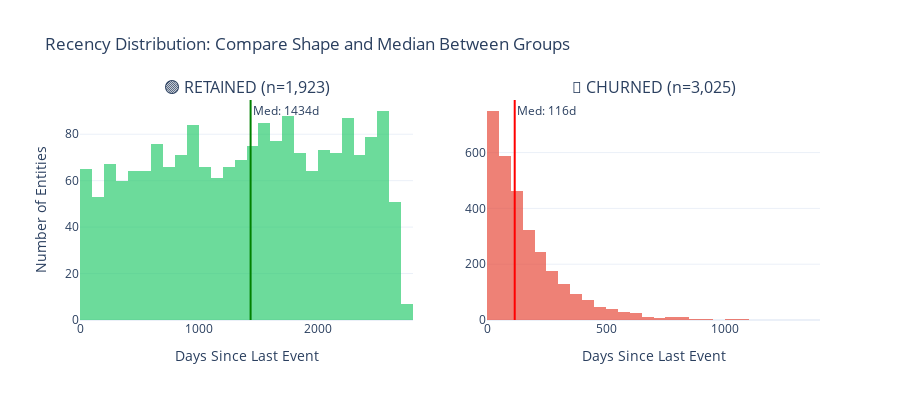

This figure's notebook cell:
### Code cell
# Visualize recency distribution - COMPARING RETAINED VS CHURNED
if ENTITY_COLUMN:
    # Compute recency for each entity
    reference_date = df[TIME_COLUMN].max()
    entity_last = df.groupby(ENTITY_COLUMN)[TIME_COLUMN].max().reset_index()
    entity_last["recency_days"] = (reference_date - entity_last[TIME_COLUMN]).dt.days
    
    # Add target for comparison
    if TARGET_COLUMN and TARGET_COLUMN in df.columns:
        entity_target = df.groupby(ENTITY_COLUMN)[TARGET_COLUMN].first().reset_index()
        entity_recency = entity_last.merge(entity_target, on=ENTITY_COLUMN)
        has_target = True
    else:
        entity_recency = entity_last.copy()
        has_target = False
    
    # Cap for visualization
    cap = entity_recency["recency_days"].quantile(0.99)
    entity_recency_capped = entity_recency[entity_recency["recency_days"] <= cap]
    
    if has_target:
        # SIDE-BY-SIDE COMPARISON: Retained vs Churned
        print("="*70)
        print("RECENCY DISTRIBUTION: Retained vs Churned Comparison")
        print("="*70)
        
        retained_recency = entity_recency_capped[entity_recency_capped[TARGET_COLUMN] == 1]["recency_days"]
        churned_recency = entity_recency_capped[entity_recency_capped[TARGET_COLUMN] == 0]["recency_days"]
        
        fig = make_subplots(
            rows=1, cols=2,
            subplot_titles=[
                f"🟢 RETAINED (n={len(retained_recency):,})",
                f"🔴 CHURNED (n={len(churned_recency):,})"
            ],
            horizontal_spacing=0.1
        )
        
        # Retained histogram
        fig.add_trace(go.Histogram(
            x=retained_recency,
            nbinsx=30,
            name="Retained",
            marker_color="rgba(46, 204, 113, 0.7)",
            showlegend=False
        ), row=1, col=1)
        
        # Churned histogram
        fig.add_trace(go.Histogram(
            x=churned_recency,
            nbinsx=30,
            name="Churned",
            marker_color="rgba(231, 76, 60, 0.7)",
            showlegend=False
        ), row=1, col=2)
        
        # Add median lines
        fig.add_vline(x=retained_recency.median(), line_dash="solid", line_color="green",
                      annotation_text=f"Med: {retained_recency.median():.0f}d", row=1, col=1)
        fig.add_vline(x=churned_recency.median(), line_dash="solid", line_color="red",
                      annotation_text=f"Med: {churned_recency.median():.0f}d", row=1, col=2)
        
        fig.update_layout(
            title="Recency Distribution: Compare Shape and Median Between Groups",
            template="plotly_white",
            height=400
        )
        fig.update_xaxes(title_text="Days Since Last Event", row=1, col=1)
        fig.update_xaxes(title_text="Days Since Last Event", row=1, col=2)
        fig.update_yaxes(title_text="Number of Entities", row=1, col=1)
        
        display_figure(fig)
        
        # Summary statistics
        print("\n📊 Recency Statistics by Retention Status:")
        print("-" * 60)
        print(f"{'Metric':<20} {'Retained':>15} {'Churned':>15} {'Difference':>15}")
        print("-" * 60)
        
        metrics = [
            ("Mean", retained_recency.mean(), churned_recency.mean()),
            ("Median", retained_recency.median(), churned_recency.median()),
            ("Std Dev", retained_recency.std(), churned_recency.std()),
            ("25th Percentile", retained_recency.quantile(0.25), churned_recency.quantile(0.25)),
            ("75th Percentile", retained_recency.quantile(0.75), churned_recency.quantile(0.75)),
        ]
        
        for name, ret_val, churn_val in metrics:
            diff = ret_val - churn_val
            print(f"{name:<20} {ret_val:>15.1f} {churn_val:>15.1f} {diff:>+15.1f}")
        
        # Calculate effect size for recency
        pooled_std = np.sqrt((retained_recency.var() + churned_recency.var()) / 2)
        if pooled_std > 0:
            cohens_d = (retained_recency.mean() - churned_recency.mean()) / pooled_std
        else:
            cohens_d = 0
        
        abs_d = abs(cohens_d)
        if abs_d >= 0.8:
            effect_interp = "Large effect"
        elif abs_d >= 0.5:
            effect_interp = "Medium effect"
        elif abs_d >= 0.2:
            effect_interp = "Small effect"
        else:
            effect_interp = "Negligible"
        
        print(f"\n📈 Effect Size (Cohen's d): {cohens_d:+.3f} ({effect_interp})")
        
        # INTERPRETATION
        print("\n" + "─"*70)
        print("📖 HOW TO INTERPRET RECENCY COMPARISON")
        print("─"*70)
        if churned_recency.median() > retained_recency.median():
            print("""
Key Finding: Churned customers have HIGHER recency (more days since last event)

This is a classic churn pattern - customers who leave typically show:
  • Longer gaps between activities before churning
  • Declining engagement over time
  • Last activity farther from observation date

Feature Engineering Recommendations:
  • days_since_last_event (recency as-is)
  • log_recency (if distribution is skewed)
  • recency_bucket (categorical: 0-7d, 8-30d, 31-90d, >90d)
  • is_recent_active (binary: recency < 30 days)
""")
        else:
            print("""
Observation: Retained customers have similar or higher recency than churned

This is unusual - investigate whether:
  • Churn is happening very quickly (new customers leaving fast)
  • There's a time window issue in the data
  • Target definition may need review
""")
        
    else:
        # Single distribution (no target)
        fig = go.Figure()
        fig.add_trace(go.Histogram(
            x=entity_recency_capped["recency_days"],
            nbinsx=50,
            name="Recency",
            marker_color="coral",
            opacity=0.7
        ))
        
        fig.add_vline(x=recency_result.median_recency_days, line_dash="solid", line_color="green",
                      annotation_text=f"Median: {recency_result.median_recency_days:.0f} days",
                      annotation_position="top right")
        
        fig.update_layout(
            title=f"Recency Distribution (capped at {cap:.0f} days = 99th percentile)",
            xaxis_title="Days Since Last Event",
            yaxis_title="Number of Entities",
            template="plotly_white",
            height=400
        )
        display_figure(fig)

### Figure 1 — Plotly figure (JSON) as saved in the notebook; plotly's stock layout.template omitted (floating-point values rounded to 4 significant figures; data arrays with more than 128 entries replaced by an {"elided": "..."} marker saying what was removed)
{"data": [{"marker": {"color": "rgba(46, 204, 113, 0.7)"}, "name": "Retained", "nbinsx": 30, "showlegend": false, "type": "histogram", "x": {"elided": "1923 int values"}, "xaxis": "x", "yaxis": "y"}, {"marker": {"color": "rgba(231, 76, 60, 0.7)"}, "name": "Churned", "nbinsx": 30, "showlegend": false, "type": "histogram", "x": {"elided": "3025 int values"}, "xaxis": "x2", "yaxis": "y2"}], "layout": {"annotations": [{"font": {"size": 16}, "showarrow": false, "text": "🟢 RETAINED (n=1,923)", "x": 0.225, "xanchor": "center", "xref": "paper", "y": 1, "yanchor": "bottom", "yref": "paper"}, {"font": {"size": 16}, "showarrow": false, "text": "🔴 CHURNED (n=3,025)", "x": 0.775, "xanchor": "center", "xref": "paper", "y": 1, "yanchor": "bottom", "yref": "paper"}, {"showarrow": false, "text": "Med: 1434d", "x": 1434, "xanchor": "left", "xref": "x", "y": 1, "yanchor": "top", "yref": "y domain"}, {"showarrow": false, "text": "Med: 116d", "x": 116, "xanchor": "left", "xref": "x2", "y": 1, "yanchor": "top", "yref": "y2 domain"}], "height": 400, "shapes": [{"line": {"color": "green", "dash": "solid"}, "type": "line", "x0": 1434, "x1": 1434, "xref": "x", "y0": 0, "y1": 1, "yref": "y domain"}, {"line": {"color": "red", "dash": "solid"}, "type": "line", "x0": 116, "x1": 116, "xref": "x2", "y0": 0, "y1": 1, "yref": "y2 domain"}], "title": {"text": "Recency Distribution: Compare Shape and Median Between Groups"}, "xaxis": {"anchor": "y", "domain": [0, 0.45], "title": {"text": "Days Since Last Event"}}, "xaxis2": {"anchor": "y2", "domain": [0.55, 1], "title": {"text": "Days Since Last Event"}}, "yaxis": {"anchor": "x", "domain": [0, 1], "title": {"text": "Number of Entities"}}, "yaxis2": {"anchor": "x2", "domain": [0, 1]}}}
